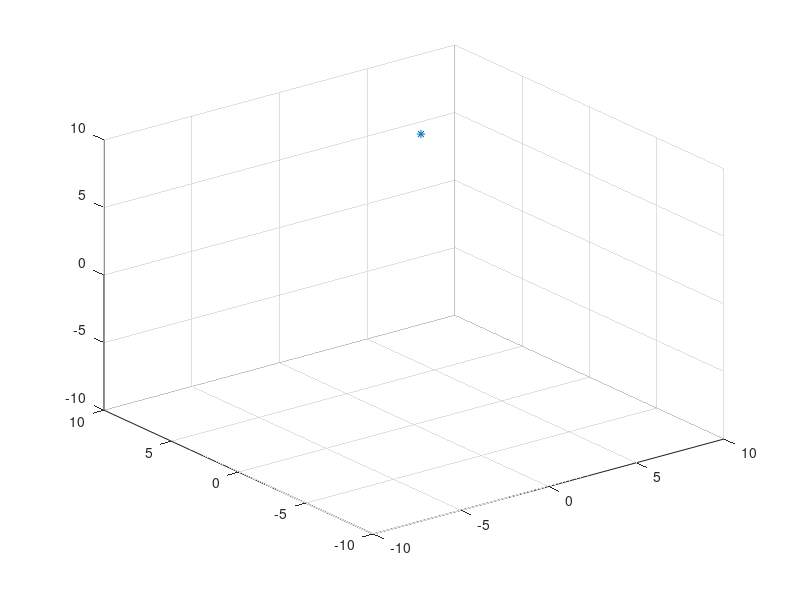

MATLAB code to generate this figure: (Note: this script raises an error after producing the figure.)
ax = axes('XLim',[-10 10],'YLim',[-10 10],'ZLim',[-10 10]);
hold on
view(3);
grid on

clc
clear

P1=[5; 6; 7 ;1]

rotatex= inline('[1,0,0,0;0, cos(theta) -sin(theta),0;0, sin(theta), cos(theta),0;0,0,0,1]','theta')
translate=inline('[1,0,0,tx;0,1,0,ty;0,0, 1,tz;0,0,0,1]','tx','ty','tz')

scatter3(P1(1), P1(2), P1(3),'*')    
Tges=translate(4,0,0)*rotatex(pi/2)*P1 
%Tges=Tges'
scatter3(Tges(1), Tges(2), Tges(3),'+')    
 
drawnow


ZP1=P1;
%rotation
for r = 0:.01:pi/2
    
    ZP1=rotatex(r)*P1 %Zwischenpunkt
    
    scatter3(ZP1(1), ZP1(2), ZP1(3),'.')    
    drawnow
    
end

ZP2=ZP1
%translation
for t = 0:.1:4
    
    ZP2=translate(t,0,0)*ZP1 %Zwischenpunkt
    
    scatter3(ZP2(1), ZP2(2), ZP2(3),'*')    
    drawnow
    
end



%------------- drawing the vectors------------
hold on
quiver3(0,0,0,P1(1),P1(2),P1(3)) %start point

quiver3(0,0,0,ZP1(1),ZP1(2),ZP1(3)) % zwischen pint 1 -- man sieht hier 90 Grad



quiver3(0,0,0,Tges(1),Tges(2),Tges(3)) % final point

%------------------------------------------- 

